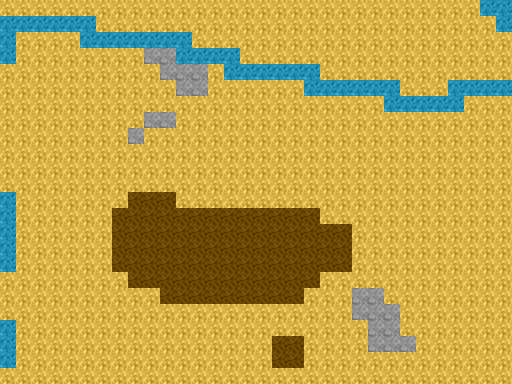

This game map was drawn from its Tiled (.tmx) file and the tilesets committed beside it. A one-line description and the trimmed map source follow:
An orthogonal 32x24 tile map with 16x16 px tiles, 1 tile layer (GroundLayer).

<map version="1.0" orientation="orthogonal" width="32" height="24" tilewidth="16" tileheight="16">
 <tileset firstgid="1" name="ground_tile_set" tilewidth="16" tileheight="16">
  <image source="../images/ground_tile_set.png" trans="ff00ff" width="112" height="16" />
 </tileset>
 <layer name="GroundLayer" width="32" height="24">
  <data>[768 cells, 768 non-empty, 4 distinct tile ids]</data>
 </layer>
</map>
